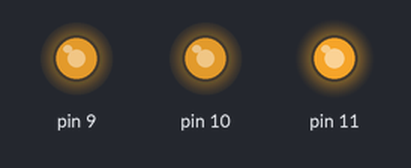
Recording of a sketch running on a simulated Arduino Uno, built with avr-gcc and run on an emulated ATmega328P. Shown: output pins drawn as LEDs (lit = HIGH). Random numbers use the default seed unless the sketch sets one.

Above: at 0.37 s.
At 7.48 s:
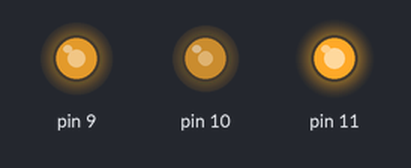
At 10.59 s:
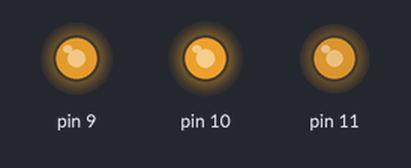
At 21.12 s:
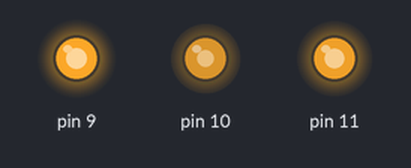
At 28.18 s:
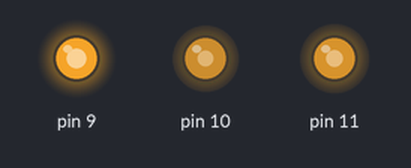
At 39.32 s:
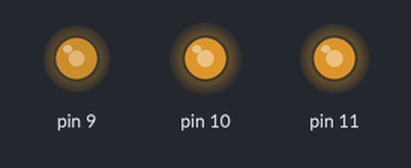
Timing chart, 0 to 40.0 s (numbered marks = the images above):
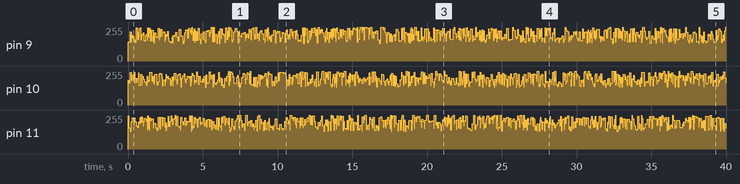

The sketch:

Arduino_3led_PWM.ino
```cpp
void setup() {

  pinMode(9, OUTPUT); // 9'üncü pini çıkış olarak ayarlıyoruz
  pinMode(10, OUTPUT); // 10'üncü pini çıkış olarak ayarlıyoruz
  pinMode(11, OUTPUT); //11'üncü pini çıkış olarak ayarlıyoruz

}

void loop() {

  analogWrite(9, random(120) + 135);   // 1. lede 135 ile 255 arasında rastgele bir pwm uyguluyoruz.
  analogWrite(10, random(120) + 135);   // 2. lede 135 ile 255 arasında rastgele bir pwm uyguluyoruz.
  analogWrite(11, random(120) + 135);   // 3. lede 135 ile 255 arasında rastgele bir pwm uyguluyoruz.
  delay(random(100));                         // Rastgele 0 ile 100 ms bekletiyoruz.
}
```
